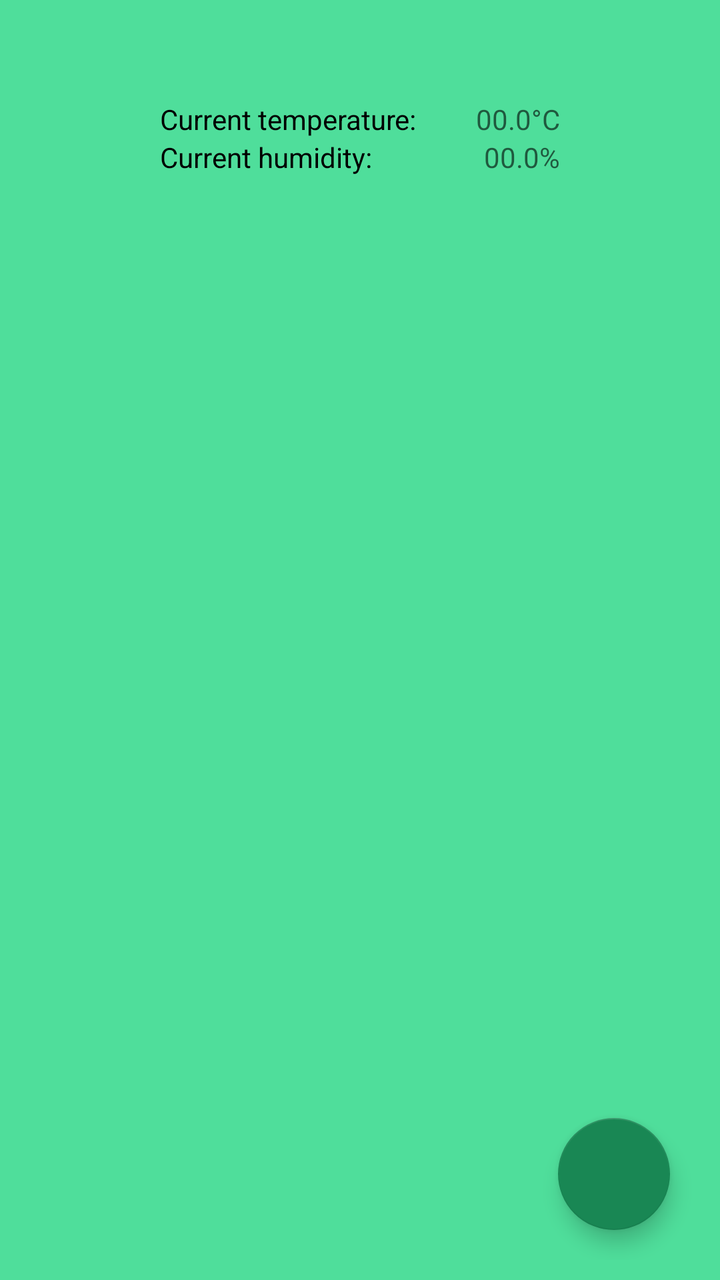
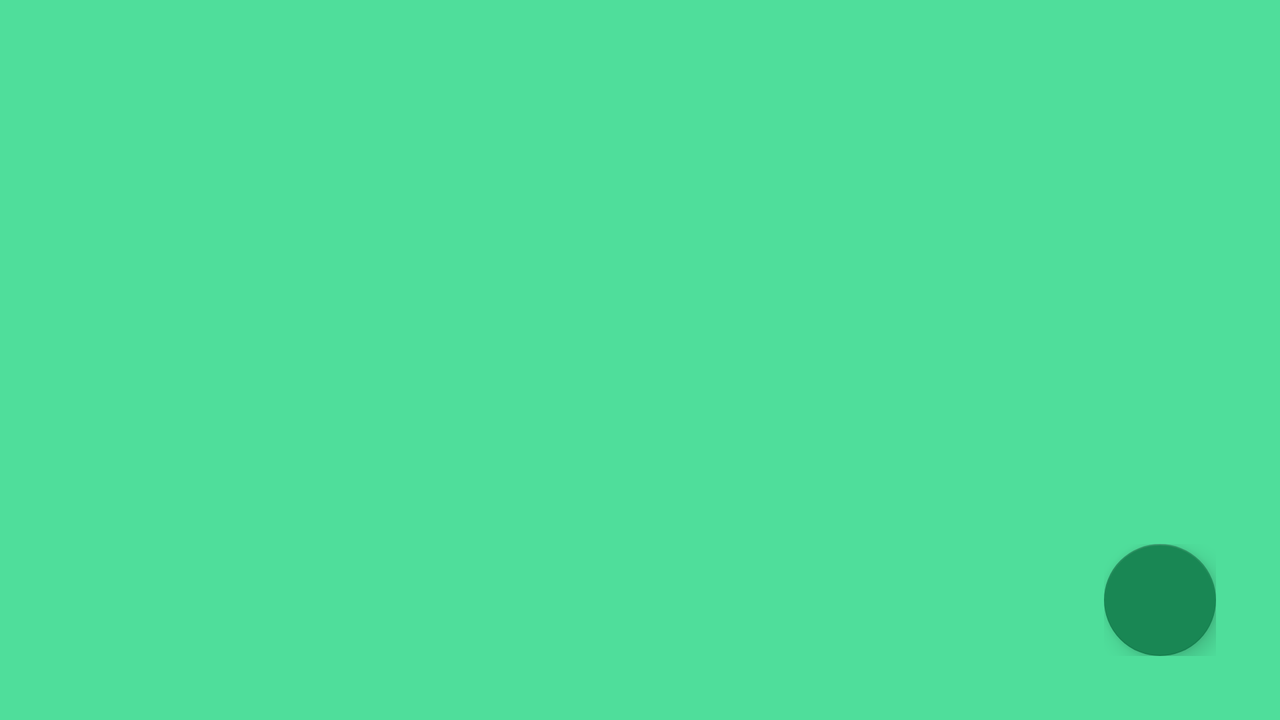

An Android layout and its configuration variant, each rendered on a device that would load it. The default file and the variant file are quoted in full after the pictures.
<!-- AndroidManifest.xml: application theme Theme.ProjetFinal -->
<!-- res/layout/activity_crop_list.xml -->
<?xml version="1.0" encoding="utf-8"?>
<RelativeLayout xmlns:android="http://schemas.android.com/apk/res/android"
    xmlns:app="http://schemas.android.com/apk/res-auto"
    xmlns:tools="http://schemas.android.com/tools"
    android:id="@+id/main"
    android:layout_width="match_parent"
    android:layout_height="match_parent"
    android:layout_marginTop="40dp"
    android:padding="10dp"
    tools:context=".CropListActivity">

    <LinearLayout
        android:id="@+id/linearLayoutSensors"
        android:layout_width="match_parent"
        android:layout_height="wrap_content"
        android:layout_marginBottom="10dp"
        android:gravity="center"
        android:orientation="vertical">

        <LinearLayout
            android:layout_width="200dp"
            android:layout_height="wrap_content"
            android:orientation="horizontal">

            <TextView
                android:layout_width="wrap_content"
                android:layout_height="wrap_content"
                android:text="@string/current_temperature_title"
                android:textColor="@color/black" />

            <TextView
                android:id="@+id/txtViewCurrentTemperature"
                android:layout_width="match_parent"
                android:layout_height="wrap_content"
                android:gravity="end"
                android:hint="00.0°C"
                android:textColor="@color/black" />

        </LinearLayout>

        <LinearLayout
            android:layout_width="200dp"
            android:layout_height="wrap_content"
            android:orientation="horizontal">

            <TextView
                android:layout_width="wrap_content"
                android:layout_height="wrap_content"
                android:text="@string/current_humidity_title"
                android:textColor="@color/black" />

            <TextView
                android:id="@+id/txtViewCurrentHumidity"
                android:layout_width="match_parent"
                android:layout_height="wrap_content"
                android:gravity="end"
                android:hint="00.0%"
                android:textColor="@color/black" />

        </LinearLayout>

    </LinearLayout>

    <ListView
        android:id="@+id/listViewCrops"
        android:layout_width="match_parent"
        android:layout_height="match_parent"
        android:layout_above="@+id/addButton"
        android:layout_below="@+id/linearLayoutSensors" />

    <com.google.android.material.floatingactionbutton.FloatingActionButton
        android:id="@+id/addButton"
        android:layout_width="wrap_content"
        android:layout_height="wrap_content"
        android:layout_alignParentEnd="true"
        android:layout_alignParentBottom="true"
        android:layout_margin="15dp"
        android:src="@drawable/ic_add"
        app:backgroundTint="@color/green"
        app:tint="@color/white" />

</RelativeLayout>
<!-- resources referenced by this layout -->
<resources>
  <color name="black">#000000</color>
  <color name="green">#198754</color>
  <color name="white">#FFFFFF</color>
  <string name="current_humidity_title">Current humidity:</string>
  <string name="current_temperature_title">Current temperature:</string>
  <style name="Theme.ProjetFinal" parent="Base.Theme.ProjetFinal" />
  <style name="Base.Theme.ProjetFinal" parent="Theme.MaterialComponents.DayNight.NoActionBar">
          
          <item name="android:background">@color/green300</item>
          <item name="android:windowBackground">@color/green300</item>
          <item name="colorPrimary">@color/green700</item>
      </style>
  <color name="green300">#4FDE9B</color>
  <color name="green700">#0F5233</color>
</resources>
<!-- res/layout-land/activity_crop_list.xml (the repository's variant of the layout above) -->
<!-- drawn on the phone turned sideways -->
<RelativeLayout xmlns:android="http://schemas.android.com/apk/res/android"
    xmlns:app="http://schemas.android.com/apk/res-auto"
    android:layout_width="match_parent"
    android:layout_height="match_parent"
    android:padding="16dp">

    
    <ListView
        android:id="@+id/listViewCrops"
        android:layout_width="match_parent"
        android:layout_height="match_parent"
        android:layout_above="@+id/buttonContainer"
        android:clipToPadding="false"
        android:scrollbarStyle="outsideOverlay"/>

    
    <LinearLayout
        android:id="@+id/buttonContainer"
        android:layout_width="wrap_content"
        android:layout_height="wrap_content"
        android:layout_alignParentBottom="true"
        android:layout_alignParentEnd="true"
        android:layout_margin="16dp">

        <com.google.android.material.floatingactionbutton.FloatingActionButton
            android:id="@+id/addButton"
            android:layout_width="wrap_content"
            android:layout_height="wrap_content"
            app:srcCompat="@drawable/ic_add"
            app:backgroundTint="@color/green"
            app:layout_anchorGravity="bottom|right|end"/>
    </LinearLayout>
</RelativeLayout>
<!-- resources referenced by the variant -->
<!-- as the phone turned sideways resolves them -->
<resources>
  <color name="green">#198754</color>
  <style name="Theme.ProjetFinal" parent="Base.Theme.ProjetFinal" />
  <style name="Base.Theme.ProjetFinal" parent="Theme.MaterialComponents.DayNight.NoActionBar">
          
          <item name="android:background">@color/green300</item>
          <item name="android:windowBackground">@color/green300</item>
          <item name="colorPrimary">@color/green700</item>
      </style>
  <color name="green300">#4FDE9B</color>
  <color name="green700">#0F5233</color>
</resources>
